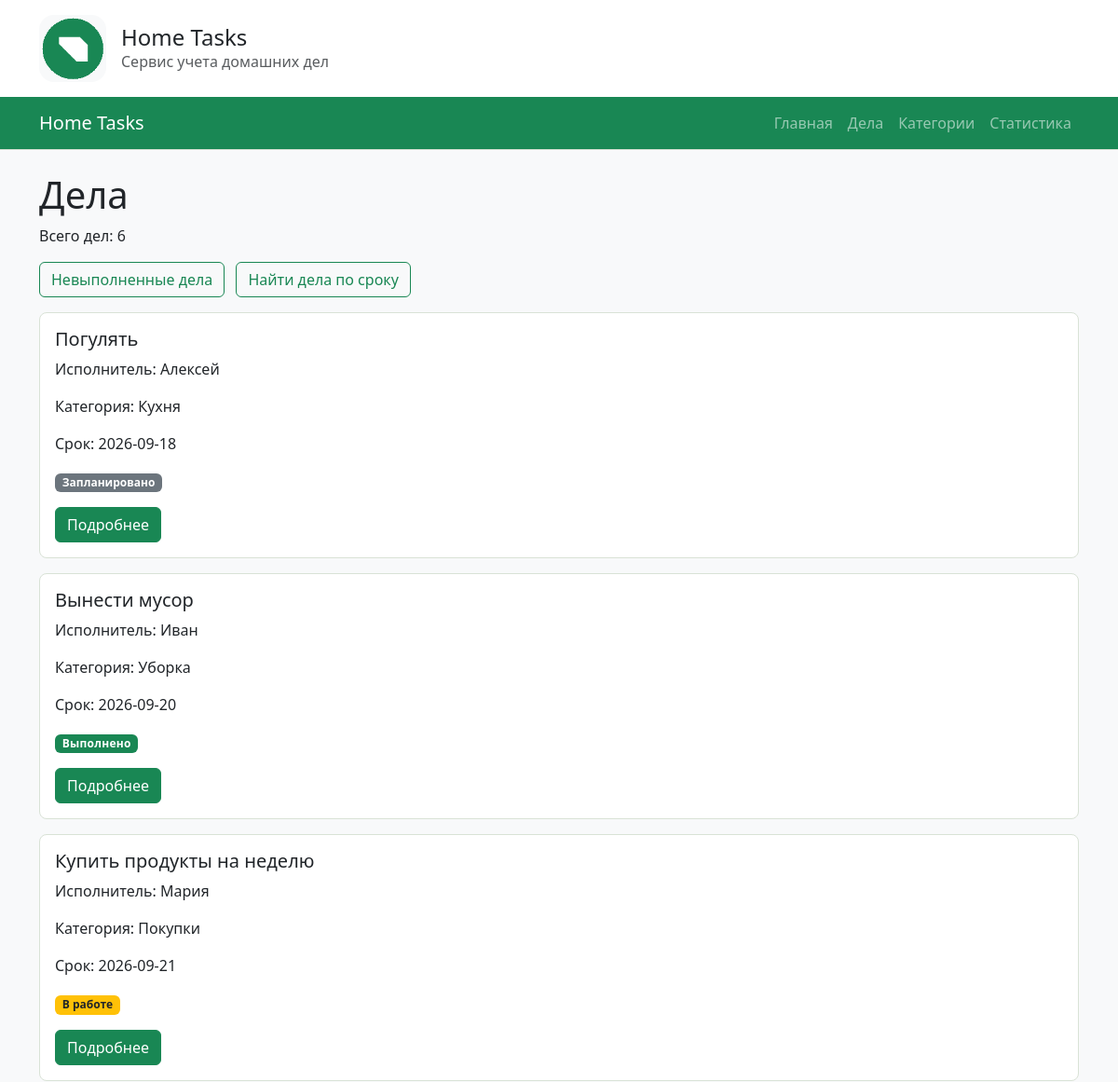
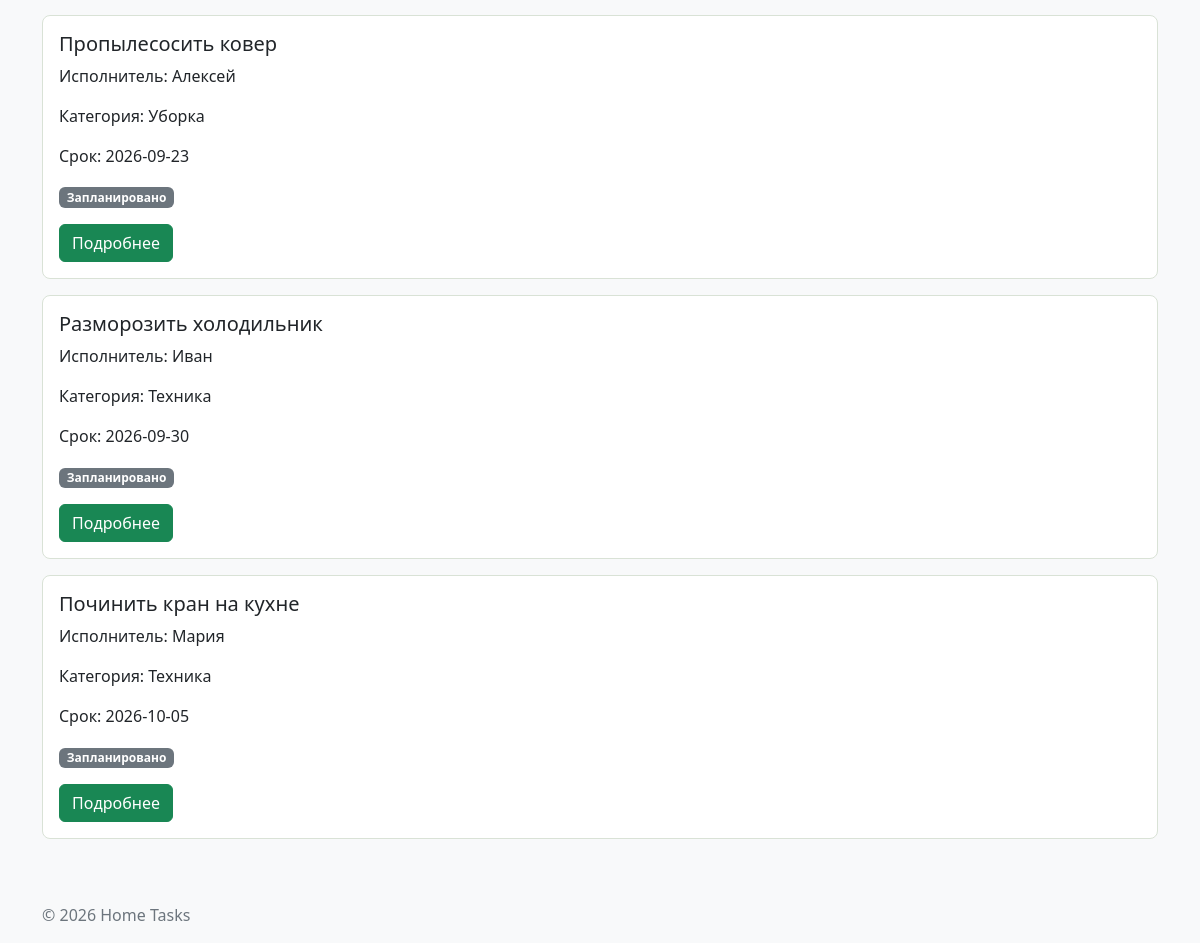
Page /chores/ on the committed database (2 pictures, top to bottom).
### chores/views.py (the view)
# urls.py: path("", views.chore_list, name="list"),
def chore_list(request: HttpRequest) -> HttpResponse:
    conn = get_connection()
    chores = conn.execute(
        CHORES_LIST_SQL + "ORDER BY chores.due_date;",
    ).fetchall()
    conn.close()
    return render(request, "chores/chore_list.html", {"chores": chores})

### db/database.py (called while the page is built)
def get_connection() -> sqlite3.Connection:
    conn = sqlite3.connect(DB_PATH)
    conn.execute("PRAGMA foreign_keys = ON")
    conn.row_factory = sqlite3.Row
    return conn

### chores/templates/chores/chore_list.html (shortened to what this page needs)
{% extends "base.html" %}
{% block content %}
<h1>Дела</h1>
<p>
  Всего дел: {{ chores|length }}
</p>
<p>
  <a href="{% url 'chores:open' %}" class="btn btn-outline-success me-2">
    Невыполненные дела
  </a>
  <a href="{% url 'chores:by_date' %}" class="btn btn-outline-success">
    Найти дела по сроку
  </a>
</p>
{% for chore in chores %}
  {% include "chores/includes/chore_card.html" %}
{% empty %}
  <p>Дела не найдены.</p>
{% endfor %}
{% endblock %}

### chores/templates/chores/includes/chore_card.html
<article class="card chore-card mb-3">
  <div class="card-body">
    <h2 class="card-title h5">
      {{ chore.title|default:"Без названия" }}
    </h2>
    <p class="card-text">
      Исполнитель: {{ chore.user_name }}
    </p>
    <p class="card-text">
      Категория: {{ chore.category_name }}
    </p>
    <p class="card-text">
      Срок: {{ chore.due_date }}
    </p>
    <p class="card-text">
      {% include "chores/includes/chore_status.html" %}
    </p>
    <a
      href="{% url 'chores:detail' chore.id %}"
      class="btn btn-success"
    >
      Подробнее
    </a>
  </div>
</article>

### chores/templates/chores/includes/chore_status.html
{% if chore.status == "Выполнено" %}
  <span class="badge bg-success chore-status chore-status-done">
    Выполнено
  </span>
{% elif chore.status == "В работе" %}
  <span class="badge bg-warning text-dark chore-status chore-status-progress">
    В работе
  </span>
{% else %}
  <span class="badge bg-secondary chore-status chore-status-planned">
    Запланировано
  </span>
{% endif %}

### homepage/static/homepage/css/style.css (style rules this page uses)
body { min-height: 100vh; background-color: #f8f9fa; }
.chore-card, .category-card { margin-bottom: 1rem; border: 1px solid #d9e2d6; border-radius: 8px; }
.chore-status { font-weight: 600; }
.chore-status-done { letter-spacing: 0.02em; }

### rows in the picture
chores: title "Погулять", user_name "Алексей", category_name "Кухня", due_date "2026-09-18", shows "Запланировано"
chores: title "Вынести мусор", user_name "Иван", category_name "Уборка", due_date "2026-09-20", shows "Выполнено"
chores: title "Купить продукты на неделю", user_name "Мария", category_name "Покупки", due_date "2026-09-21", shows "В работе"
chores: title "Пропылесосить ковер", user_name "Алексей", category_name "Уборка", due_date "2026-09-23", shows "Запланировано"
chores: title "Разморозить холодильник", user_name "Иван", category_name "Техника", due_date "2026-09-30", shows "Запланировано"
chores: title "Починить кран на кухне", user_name "Мария", category_name "Техника", due_date "2026-10-05", shows "Запланировано"

### other values in the picture
{{ chores|length }} "6"
